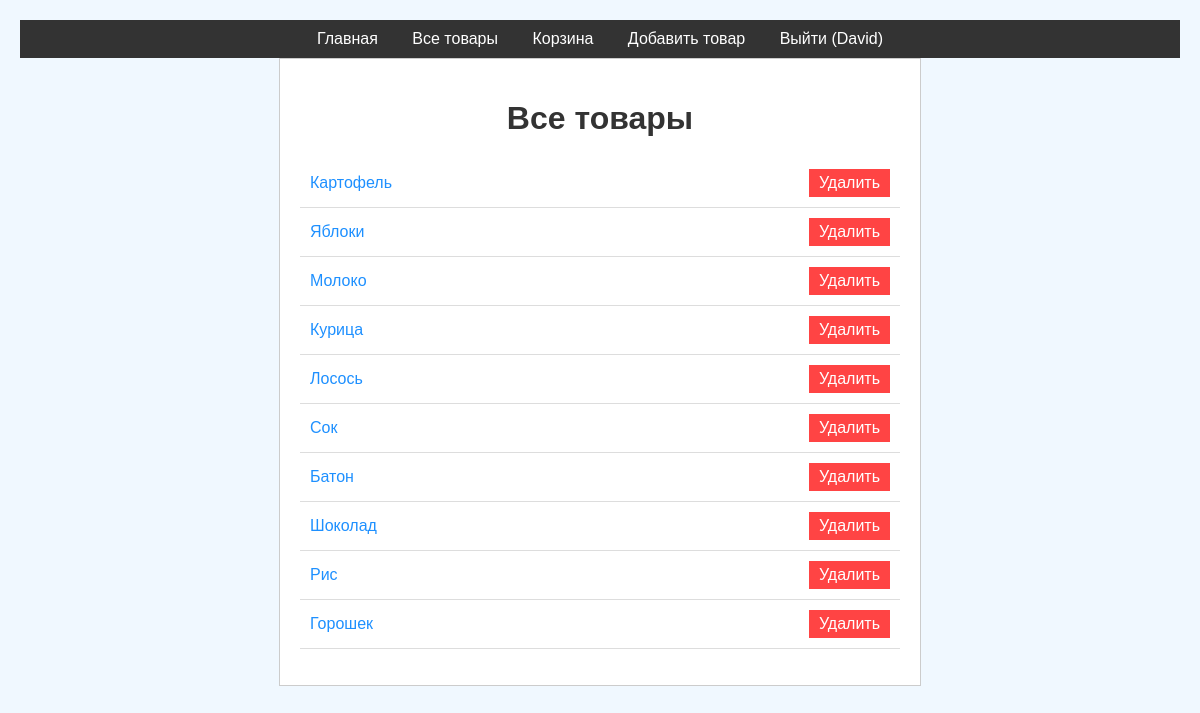
The page /shop/products/ (signed in) on the database its author committed.
### shop/models.py (models this page shows, shortened)
class Product(models.Model):
    name = models.CharField(max_length=255)
    name_en = models.CharField(max_length=255, blank=True, null=True)
    description = models.TextField(blank=True, null=True)
    image = models.ImageField(upload_to='products/', blank=True, null=True)
    category = models.ForeignKey(Category, on_delete=models.CASCADE)
    created_at = models.DateTimeField(auto_now_add=True)

### shop/views.py (the view)
# urls.py: path('products/', views.product_list, name='product_list'),
def product_list(request):
    products = Product.objects.all()
    return render(request, 'shop/product_list.html', {'products': products})

### shop/templates/shop/product_list.html (shortened to what this page needs)
<!DOCTYPE html>
<html lang="ru">
<head>
</head>
<body>
    <div class="menu">
        <a href="{% url 'index' %}">Главная</a>
        <a href="{% url 'product_list' %}">Все товары</a>
        <a href=''>Корзина</a>
        {% if user.is_authenticated %}
            <a href="{% url 'product_add' %}">Добавить товар</a>
            <a href="{% url 'logout' %}">Выйти ({{ user.username }})</a>
        {% else %}
            <a href="{% url 'register' %}">Регистрация</a>
            <a href="{% url 'login' %}">Войти</a>
        {% endif %}
    </div>
    <div class="container">
        <h1>Все товары</h1>
        <ul>
            {% for product in products %}
                <li>
                    <a href="{% url 'product_detail' product.id %}">{{ product.name }}</a>
                    {% if user.is_authenticated %}
                        <a href="{% url 'product_delete' product.id %}" class="delete">Удалить</a>
                    {% endif %}
                </li>
            {% empty %}
                <li>Товаров нет.</li>
            {% endfor %}
        </ul>
    </div>
</body>
</html>

### shop/templates/shop/product_list.html (style rules this page uses)
body { font-family: Arial, sans-serif; margin: 0; padding: 20px; background: #f0f8ff; }
.menu { background: #333; padding: 10px; text-align: center; }
.menu a { color: white; margin: 0 15px; text-decoration: none; }
.container { max-width: 600px; margin: 0 auto; background: white; padding: 20px; border: 1px solid #ccc; }
h1 { text-align: center; color: #333; }
ul { list-style-type: none; padding: 0; }
li { padding: 10px; border-bottom: 1px solid #ddd; display: flex; justify-content: space-between; align-items: center; }
a { color: #1e90ff; text-decoration: none; }
.delete { background: #ff4444; color: white; border: none; padding: 5px 10px; cursor: pointer; text-decoration: none; }

### rows shown on the page
Product: name "Картофель"
Product: name "Яблоки"
Product: name "Молоко"
Product: name "Курица"
Product: name "Лосось"
Product: name "Сок"
Product: name "Батон"
Product: name "Шоколад"
Product: name "Рис"
Product: name "Горошек"

### other values the page prints
{{ user.username }} "David"
